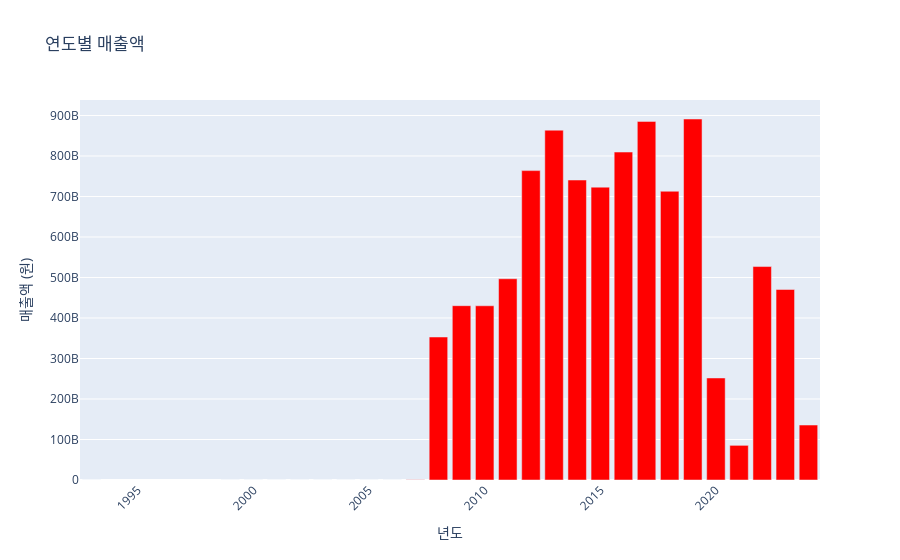

Here is the notebook cell this chart was saved with:
### Code cell
import plotly.graph_objects as go
import pandas as pd

# 데이터 준비
df['년도'] = pd.to_datetime(df['개봉일']).dt.year  # '개봉일'이 datetime 타입인지 확인

# 연도별 매출액 계산
yearly_revenue = df.groupby('년도')['매출액'].sum().reset_index()

# 그래프 생성
fig = go.Figure()

# 막대 그래프 추가
fig.add_trace(go.Bar(
    x=yearly_revenue['년도'],
    y=yearly_revenue['매출액'],
    marker_color='red'  # 막대 색상 변경
))

# 레이아웃 설정
fig.update_layout(
    title='연도별 매출액',
    xaxis=dict(title='년도'),
    yaxis=dict(title='매출액 (원)'),
    xaxis_tickangle=-45  # X축 레이블 각도 조정
)

# 그래프 표시
fig.show()

### Figure 1 — Plotly figure (JSON) as saved in the notebook; plotly's stock layout.template omitted (floating-point values rounded to 4 significant figures)
{"data": [{"marker": {"color": "red"}, "type": "bar", "x": [1993, 1999, 2000, 2001, 2002, 2003, 2004, 2005, 2006, 2007, 2008, 2009, 2010, 2011, 2012, 2013, 2014, 2015, 2016, 2017, 2018, 2019, 2020, 2021, 2022, 2023, 2024], "y": [0, 0, 0, 0, 0, 0, 0, 0, 0, 549434500, 353066326097, 430417099070, 430165535524, 496872120000, 763865224789, 863761517870, 740644866461, 723078015267, 809721603860, 885414724735, 712937354411, 891327891696, 251898755830, 85564742010, 526983282411, 470415639042, 135691316642]}], "layout": {"title": {"text": "연도별 매출액"}, "xaxis": {"tickangle": -45, "title": {"text": "년도"}}, "yaxis": {"title": {"text": "매출액 (원)"}}}}
